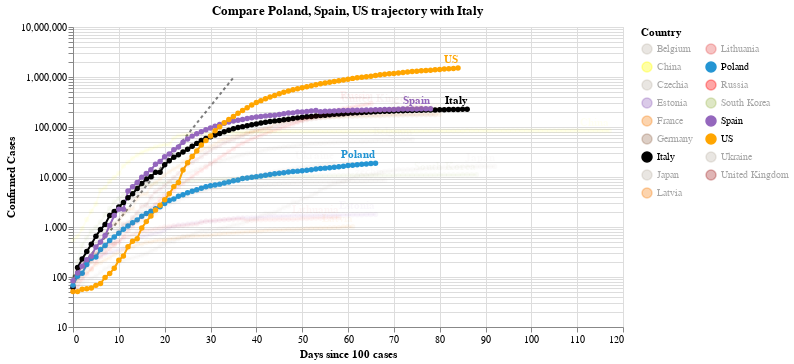

Notebook code for this chart:
### Code cell
#hide_input
chart2 = make_since_chart(dff2, ['Poland', 'Spain', 'US'], baseline_countries)
chart2

### Figure 1 — Vega-Lite specification as saved in the notebook (floating-point values rounded to 4 significant figures; data arrays with more than 128 entries replaced by an {"elided": "..."} marker saying what was removed)
{"config": {"view": {"continuousWidth": 400, "continuousHeight": 300}}, "layer": [{"data": {"name": "data-628230001892d6798b50651be41d1b3e"}, "mark": {"type": "line", "color": "black", "opacity": 0.5, "strokeDash": [3, 3]}, "encoding": {"x": {"type": "quantitative", "field": "Days since 100 cases"}, "y": {"type": "quantitative", "field": "Confirmed Cases"}}}, {"data": {"name": "data-a562d78daed2bcba918662bddcca51cc"}, "mark": {"type": "line", "point": true}, "encoding": {"color": {"type": "nominal", "field": "Country", "legend": {"columns": 2}, "scale": {"domain": ["Belgium", "China", "Czechia", "Estonia", "France", "Germany", "Italy", "Japan", "Latvia", "Lithuania", "Poland", "Russia", "South Korea", "Spain", "US", "Ukraine", "United Kingdom"], "range": ["#C1B7AD", "yellow", "#C1B7AD", "#9467bd", "#F58518", "#9D755D", "black", "#C1B7AD", "#F58518", "#E45756", "#2495D3", "red", "#A1BA59", "#9467bd", "orange", "#C1B7AD", "brown"]}}, "opacity": {"condition": {"value": 1, "selection": "selector004"}, "value": 0.05}, "tooltip": [{"type": "nominal", "field": "Country"}, {"type": "temporal", "field": "Date"}, {"type": "quantitative", "field": "Confirmed Cases"}, {"type": "quantitative", "field": "Days since 100 cases"}], "x": {"type": "quantitative", "field": "Days since 100 cases"}, "y": {"type": "quantitative", "field": "Confirmed Cases", "scale": {"type": "log"}}}, "selection": {"selector004": {"type": "multi", "fields": ["Country"], "bind": "legend", "init": [{"Country": "Poland"}, {"Country": "Spain"}, {"Country": "US"}, {"Country": "Italy"}]}}, "width": 550}, {"data": {"name": "data-a562d78daed2bcba918662bddcca51cc"}, "mark": {"type": "text", "align": "right", "dy": -8, "fontWeight": "bold"}, "encoding": {"color": {"type": "nominal", "field": "Country", "legend": {"columns": 2}, "scale": {"domain": ["Belgium", "China", "Czechia", "Estonia", "France", "Germany", "Italy", "Japan", "Latvia", "Lithuania", "Poland", "Russia", "South Korea", "Spain", "US", "Ukraine", "United Kingdom"], "range": ["#C1B7AD", "yellow", "#C1B7AD", "#9467bd", "#F58518", "#9D755D", "black", "#C1B7AD", "#F58518", "#E45756", "#2495D3", "red", "#A1BA59", "#9467bd", "orange", "#C1B7AD", "brown"]}}, "opacity": {"condition": {"value": 1, "selection": "selector004"}, "value": 0.05}, "text": {"type": "nominal", "field": "Country"}, "tooltip": [{"type": "nominal", "field": "Country"}, {"type": "temporal", "field": "Date"}, {"type": "quantitative", "field": "Confirmed Cases"}, {"type": "quantitative", "field": "Days since 100 cases"}], "x": {"type": "quantitative", "field": "Days since 100 cases"}, "y": {"type": "quantitative", "field": "Confirmed Cases", "scale": {"type": "log"}}}, "transform": [{"filter": "(datum['Date'] >= 1589760000000)"}], "width": 550}], "title": "Compare Poland, Spain, US trajectory with Italy", "$schema": "https://vega.github.io/schema/vega-lite/v4.0.2.json", "datasets": {"data-628230001892d6798b50651be41d1b3e": [{"Days since 100 cases": 0, "Confirmed Cases": 100.0}, {"Days since 100 cases": 1, "Confirmed Cases": 130.0}, {"Days since 100 cases": 2, "Confirmed Cases": 169.0}, {"Days since 100 cases": 3, "Confirmed Cases": 219.7}, {"Days since 100 cases": 4, "Confirmed Cases": 285.6}, {"Days since 100 cases": 5, "Confirmed Cases": 371.3}, {"Days since 100 cases": 6, "Confirmed Cases": 482.7}, {"Days since 100 cases": 7, "Confirmed Cases": 627.5}, {"Days since 100 cases": 8, "Confirmed Cases": 815.7}, {"Days since 100 cases": 9, "Confirmed Cases": 1060.0}, {"Days since 100 cases": 10, "Confirmed Cases": 1379.0}, {"Days since 100 cases": 11, "Confirmed Cases": 1792.0}, {"Days since 100 cases": 12, "Confirmed Cases": 2330.0}, {"Days since 100 cases": 13, "Confirmed Cases": 3029.0}, {"Days since 100 cases": 14, "Confirmed Cases": 3937.0}, {"Days since 100 cases": 15, "Confirmed Cases": 5119.0}, {"Days since 100 cases": 16, "Confirmed Cases": 6654.0}, {"Days since 100 cases": 17, "Confirmed Cases": 8650.0}, {"Days since 100 cases": 18, "Confirmed Cases": 11250.0}, {"Days since 100 cases": 19, "Confirmed Cases": 14620.0}, {"Days since 100 cases": 20, "Confirmed Cases": 19000.0}, {"Days since 100 cases": 21, "Confirmed Cases": 24710.0}, {"Days since 100 cases": 22, "Confirmed Cases": 32120.0}, {"Days since 100 cases": 23, "Confirmed Cases": 41750.0}, {"Days since 100 cases": 24, "Confirmed Cases": 54280.0}, {"Days since 100 cases": 25, "Confirmed Cases": 70560.0}, {"Days since 100 cases": 26, "Confirmed Cases": 91730.0}, {"Days since 100 cases": 27, "Confirmed Cases": 119300.0}, {"Days since 100 cases": 28, "Confirmed Cases": 155000.0}, {"Days since 100 cases": 29, "Confirmed Cases": 201500.0}, {"Days since 100 cases": 30, "Confirmed Cases": 262000.0}, {"Days since 100 cases": 31, "Confirmed Cases": 340600.0}, {"Days since 100 cases": 32, "Confirmed Cases": 442800.0}, {"Days since 100 cases": 33, "Confirmed Cases": 575600.0}, {"Days since 100 cases": 34, "Confirmed Cases": 748300.0}, {"Days since 100 cases": 35, "Confirmed Cases": 972800.0}], "data-a562d78daed2bcba918662bddcca51cc": {"elided": "1312 records"}}}
